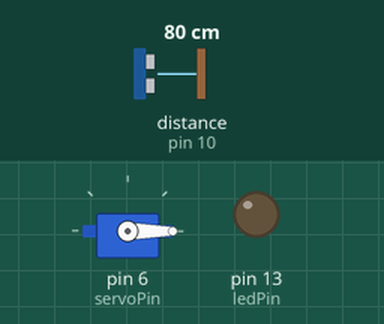
This sketch was run on a simulated Arduino Uno, built with avr-gcc and run on an emulated ATmega328P. Parts: servo, output pins drawn as LEDs (lit = HIGH). Wiring (inferred from the names in the program): ultrasonic range finder: trigger pin 9; echo pin 10. The inputs (shaded band) are chosen by the test bench; at power-on: distance to the obstacle (sensor on pin 10) 80 cm. The echo pulse lasts 58.3 µs per cm; pins used as bus, display or sensor lines are not drawn; what the sketch prints to the serial monitor is not drawn.

Above: at 1.2 s.
1.3 s: distance to the obstacle (sensor on pin 10) set to 17 cm
2.8 s: distance to the obstacle (sensor on pin 10) set to 13 cm
At 4.2 s:
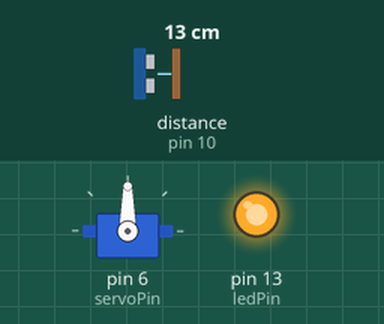
4.5 s: distance to the obstacle (sensor on pin 10) set to 18 cm
At 5.6 s:
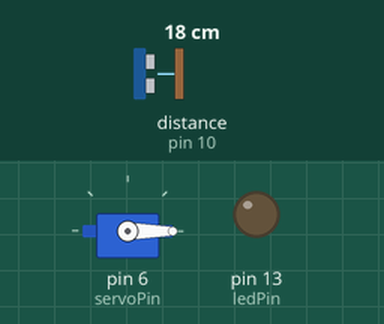
6.0 s: distance to the obstacle (sensor on pin 10) set to 2 cm
At 7.1 s:
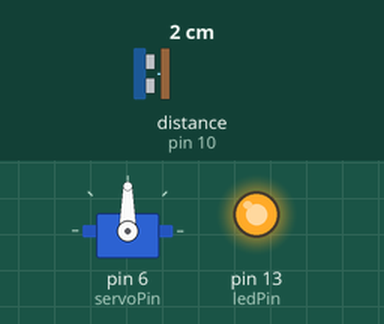
Timing chart, 0 to 8.5 s (numbered marks = the images above; inputs shaded):
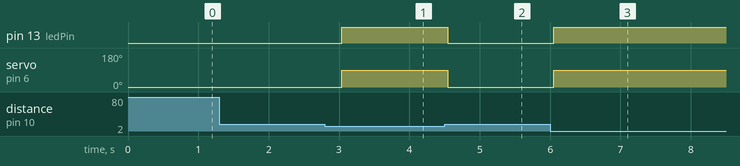

Measured:
- the behaviour switches between 16 and 15 cm on distance to the obstacle (sensor on pin 10) (found by bisection; images 0 and 1)
- after the input at 1.3 s, every drawn part: stays the same
- after the input at 2.8 s, pin 13 (ledPin): LOW → HIGH after 0.24 s; servo on pin 6 (servoPin): 0° → 90° after 0.24 s
- after the input at 4.5 s, pin 13 (ledPin): HIGH → LOW after 0.05 s; servo on pin 6 (servoPin): 90° → 0° after 0.05 s
- after the input at 6.0 s, pin 13 (ledPin): LOW → HIGH after 0.05 s; servo on pin 6 (servoPin): 0° → 90° after 0.05 s

The sketch:

code.ino
```cpp
#include <Servo.h>

#define trigPin 9
#define echoPin 10
#define ledPin 13
#define servoPin 6

Servo alarmServo;

void setup() {
  pinMode(trigPin, OUTPUT);
  pinMode(echoPin, INPUT);
  pinMode(ledPin, OUTPUT);

  alarmServo.attach(servoPin);
  alarmServo.write(0);

  Serial.begin(9600);
}

void loop() {
  long duration;
  int distance;

  // Ultrasonic trigger
  digitalWrite(trigPin, LOW);
  delayMicroseconds(2);

  digitalWrite(trigPin, HIGH);
  delayMicroseconds(10);
  digitalWrite(trigPin, LOW);

  // Read echo time
  duration = pulseIn(echoPin, HIGH);

  // Convert to distance
  distance = duration * 0.034 / 2;

  Serial.print("Distance: ");
  Serial.println(distance);

  // Alarm Logic
  if (distance > 0 && distance < 15) {
    digitalWrite(ledPin, HIGH);
    alarmServo.write(90);

    Serial.println("⚠ ALERT: Object Detected!");
  } else {
    digitalWrite(ledPin, LOW);
    alarmServo.write(0);
  }

  delay(300);
}
```
